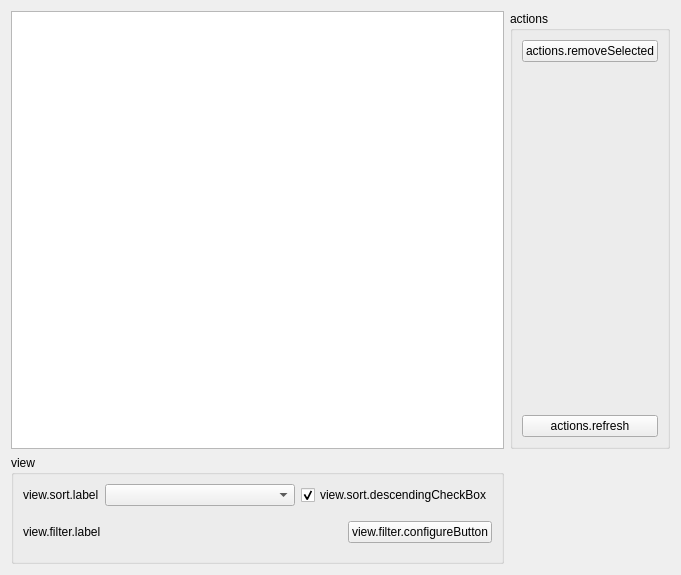
<?xml version="1.0" encoding="UTF-8"?>
<ui version="4.0">
 <class>DbTableViewer</class>
 <widget class="QWidget" name="DbTableViewer">
  <property name="geometry">
   <rect>
    <x>0</x>
    <y>0</y>
    <width>681</width>
    <height>575</height>
   </rect>
  </property>
  <property name="windowTitle">
   <string notr="true">DbTableViewer</string>
  </property>
  <layout class="QGridLayout" name="gridLayout">
   <item row="0" column="1">
    <widget class="QGroupBox" name="groupBox">
     <property name="title">
      <string>actions</string>
     </property>
     <layout class="QVBoxLayout" name="verticalLayout">
      <item>
       <widget class="QPushButton" name="action_removeSelectedButton">
        <property name="text">
         <string>actions.removeSelected</string>
        </property>
       </widget>
      </item>
      <item>
       <spacer name="verticalSpacer">
        <property name="orientation">
         <enum>Qt::Vertical</enum>
        </property>
        <property name="sizeHint" stdset="0">
         <size>
          <width>20</width>
          <height>40</height>
         </size>
        </property>
       </spacer>
      </item>
      <item>
       <widget class="QPushButton" name="refreshButton">
        <property name="text">
         <string>actions.refresh</string>
        </property>
       </widget>
      </item>
     </layout>
    </widget>
   </item>
   <item row="0" column="0">
    <widget class="QTableView" name="tableView">
     <property name="editTriggers">
      <set>QAbstractItemView::DoubleClicked|QAbstractItemView::EditKeyPressed</set>
     </property>
     <property name="showDropIndicator" stdset="0">
      <bool>false</bool>
     </property>
     <property name="selectionMode">
      <enum>QAbstractItemView::ExtendedSelection</enum>
     </property>
     <property name="selectionBehavior">
      <enum>QAbstractItemView::SelectRows</enum>
     </property>
     <property name="verticalScrollMode">
      <enum>QAbstractItemView::ScrollPerPixel</enum>
     </property>
     <property name="horizontalScrollMode">
      <enum>QAbstractItemView::ScrollPerPixel</enum>
     </property>
     <attribute name="verticalHeaderVisible">
      <bool>false</bool>
     </attribute>
    </widget>
   </item>
   <item row="1" column="0">
    <widget class="QGroupBox" name="groupBox_2">
     <property name="title">
      <string>view</string>
     </property>
     <layout class="QVBoxLayout" name="verticalLayout_3">
      <item>
       <layout class="QHBoxLayout" name="horizontalLayout_2">
        <item>
         <widget class="QLabel" name="label">
          <property name="text">
           <string>view.sort.label</string>
          </property>
         </widget>
        </item>
        <item>
         <widget class="QComboBox" name="sort_comboBox">
          <property name="sizePolicy">
           <sizepolicy hsizetype="Expanding" vsizetype="Fixed">
            <horstretch>0</horstretch>
            <verstretch>0</verstretch>
           </sizepolicy>
          </property>
         </widget>
        </item>
        <item>
         <widget class="QCheckBox" name="sort_descendingCheckBox">
          <property name="text">
           <string>view.sort.descendingCheckBox</string>
          </property>
          <property name="checked">
           <bool>true</bool>
          </property>
         </widget>
        </item>
       </layout>
      </item>
      <item>
       <layout class="QHBoxLayout" name="horizontalLayout">
        <property name="topMargin">
         <number>9</number>
        </property>
        <property name="bottomMargin">
         <number>9</number>
        </property>
        <item>
         <widget class="QLabel" name="label_2">
          <property name="text">
           <string>view.filter.label</string>
          </property>
         </widget>
        </item>
        <item>
         <spacer name="horizontalSpacer">
          <property name="orientation">
           <enum>Qt::Horizontal</enum>
          </property>
          <property name="sizeHint" stdset="0">
           <size>
            <width>40</width>
            <height>20</height>
           </size>
          </property>
         </spacer>
        </item>
        <item>
         <widget class="QPushButton" name="pushButton">
          <property name="text">
           <string>view.filter.configureButton</string>
          </property>
         </widget>
        </item>
       </layout>
      </item>
     </layout>
    </widget>
   </item>
  </layout>
 </widget>
 <resources/>
 <connections/>
</ui>
